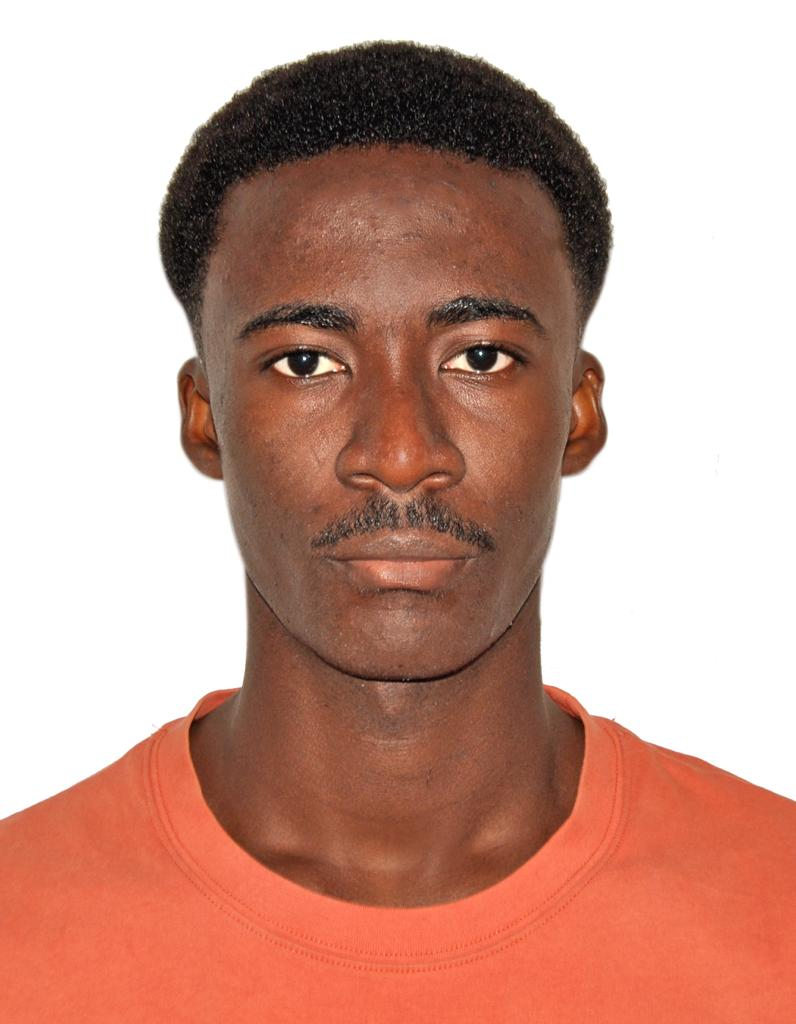
#> input picture Identite.jpg, 796 x 1024 px, found by its file name
$ python main.py
#> lines starting #> are read from the running program, lines starting #| are printed output that depends on the picture; after the words box and inside, x2 and y2 are one past the last pixel; in counts of white or black regions, pixels touching at a corner belong together
#Source: https://ashadali.medium.com/image-processing-with-opencv-face-detection-on-images-and-videos-2896f54c8caf
# https://www.geeksforgeeks.org/machine-learning/face-recognition-using-artificial-intelligence/

import numpy as np
import cv2
import matplotlib.pyplot as plt
#from cloudinit.distros import fetch

img = cv2.imread("/home/louis/Pictures/Identite.jpg")
#> img is the input picture: shape (1024, 796, 3); mean B, G, R 146.2, 159, 201.6
print(img.shape) #H W C
#| (1024, 796, 3)

#Conversion to grayscale
gray = cv2.cvtColor(img, cv2.COLOR_BGR2GRAY)
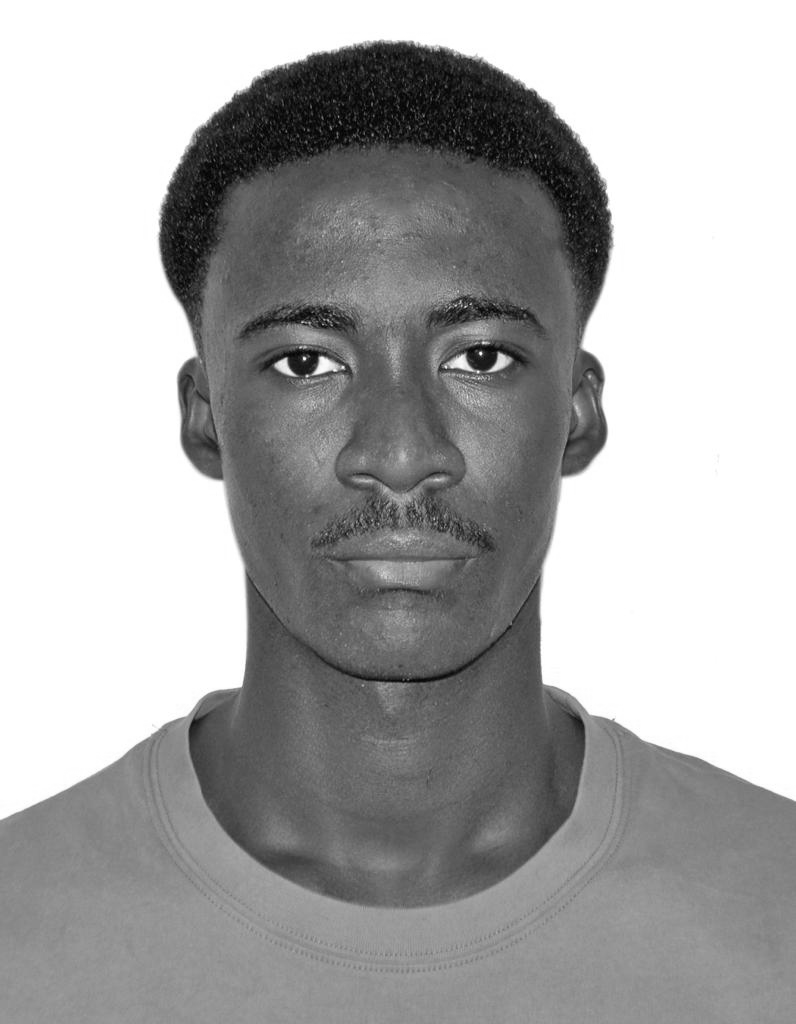
#> gray: shape (1024, 796); min 0, max 255, mean 170.3
#plt.imshow(gray, cmap='gray')
#plt.show()

#Loading the Haar Cascade classifier
'''
    A Haar cascade is a pre-trained classifier for object detection,
    often used for face detection. It uses features like edges, lines, and textures to detect faces.
'''
haar = cv2.CascadeClassifier('haarcascade_frontalface_default.xml')

#Detecting faces
faces = haar.detectMultiScale(gray)
#> faces = [[250, 605, 282, 282], [168, 165, 447, 447]]
print(faces) # (x, y, width, height)
#| [[250 605 282 282]
#|  [168 165 447 447]]

#Drawing rectanges around faces
cv2.rectangle(img, (168, 165), (168+447, 165+447), (0, 255, 0), 3)
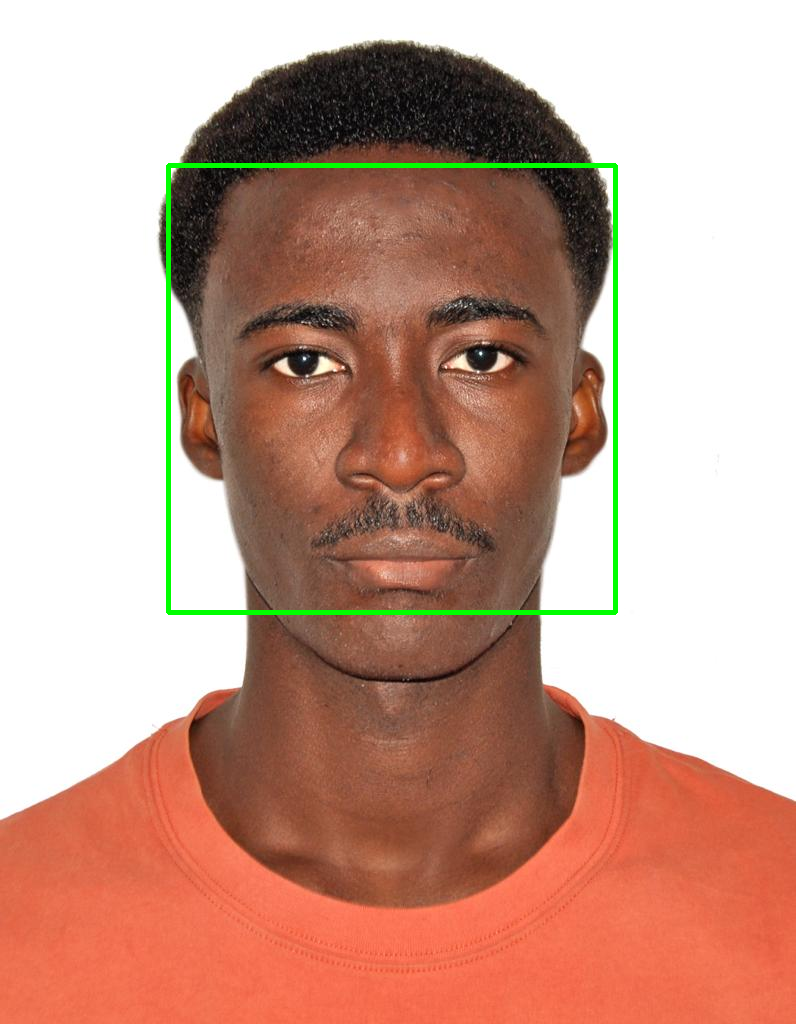
#> img: shape (1024, 796, 3); 1.1% of pixels changed, all inside (x1, y1, x2, y2) = (166, 163, 618, 615)
#cv2.rectangle(img, (250, 605), (250+282, 605+282), (255, 0, 0), 3) #Faux positif
#plt.imshow(img)
#plt.show()

cv2.imshow('detection', img)
cv2.waitKey(0)
cv2.destroyAllWindows()

#Cropping the detected face
face_crop = img[165:165+447, 168:168+447] #img[y_start:y_end, x_start:x_end]
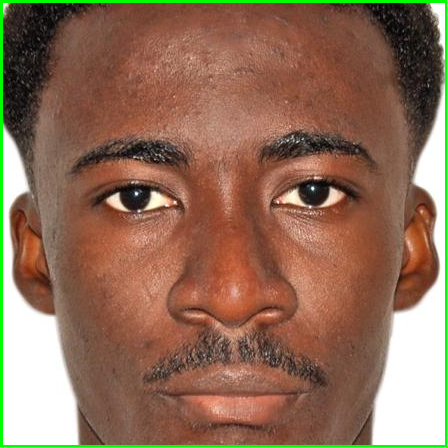
#> face_crop: shape (447, 447, 3); mean B, G, R 87.6, 109.4, 144
plt.imshow(face_crop)
cv2.imwrite("male_01.png", face_crop)
#plt.show()
